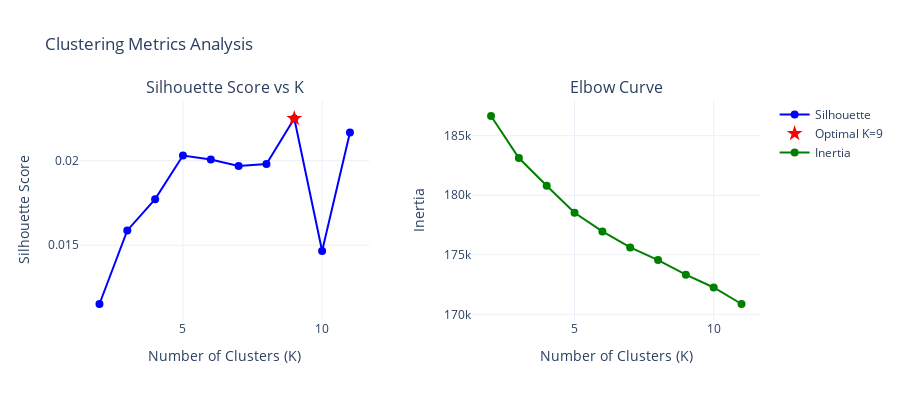

Source (notebook cell):
### Code cell
# Visualize clustering metrics
fig = make_subplots(
    rows=1, cols=2,
    subplot_titles=('Silhouette Score vs K', 'Elbow Curve'),
    horizontal_spacing=0.15
)

# Silhouette scores
fig.add_trace(
    go.Scatter(x=list(K_range), y=silhouette_scores, 
               mode='lines+markers', name='Silhouette',
               line=dict(color='blue', width=2),
               marker=dict(size=8)),
    row=1, col=1
)

# Mark optimal K
fig.add_trace(
    go.Scatter(x=[optimal_k], y=[silhouette_scores[optimal_idx]],
               mode='markers', name=f'Optimal K={optimal_k}',
               marker=dict(size=12, color='red', symbol='star')),
    row=1, col=1
)

# Elbow curve (inertia)
fig.add_trace(
    go.Scatter(x=list(K_range), y=inertias,
               mode='lines+markers', name='Inertia',
               line=dict(color='green', width=2),
               marker=dict(size=8)),
    row=1, col=2
)

fig.update_xaxes(title_text="Number of Clusters (K)", row=1, col=1)
fig.update_xaxes(title_text="Number of Clusters (K)", row=1, col=2)
fig.update_yaxes(title_text="Silhouette Score", row=1, col=1)
fig.update_yaxes(title_text="Inertia", row=1, col=2)

fig.update_layout(
    height=400,
    title_text="Clustering Metrics Analysis",
    showlegend=True,
    template='plotly_white'
)

fig.show()

### Figure 1 — Plotly figure (JSON) as saved in the notebook; plotly's stock layout.template omitted (floating-point values rounded to 4 significant figures)
{"data": [{"line": {"color": "blue", "width": 2}, "marker": {"size": 8}, "mode": "lines+markers", "name": "Silhouette", "type": "scatter", "x": [2, 3, 4, 5, 6, 7, 8, 9, 10, 11], "xaxis": "x", "y": [0.01152, 0.01588, 0.01773, 0.0203, 0.02007, 0.01969, 0.0198, 0.0225, 0.01466, 0.02167], "yaxis": "y"}, {"marker": {"color": "red", "size": 12, "symbol": "star"}, "mode": "markers", "name": "Optimal K=9", "type": "scatter", "x": [9], "xaxis": "x", "y": [0.0225], "yaxis": "y"}, {"line": {"color": "green", "width": 2}, "marker": {"size": 8}, "mode": "lines+markers", "name": "Inertia", "type": "scatter", "x": [2, 3, 4, 5, 6, 7, 8, 9, 10, 11], "xaxis": "x2", "y": [186700.0, 183100.0, 180800.0, 178500.0, 177000.0, 175600.0, 174600.0, 173300.0, 172300.0, 170900.0], "yaxis": "y2"}], "layout": {"annotations": [{"font": {"size": 16}, "showarrow": false, "text": "Silhouette Score vs K", "x": 0.2125, "xanchor": "center", "xref": "paper", "y": 1, "yanchor": "bottom", "yref": "paper"}, {"font": {"size": 16}, "showarrow": false, "text": "Elbow Curve", "x": 0.7875, "xanchor": "center", "xref": "paper", "y": 1, "yanchor": "bottom", "yref": "paper"}], "height": 400, "showlegend": true, "title": {"text": "Clustering Metrics Analysis"}, "xaxis": {"anchor": "y", "domain": [0, 0.425], "title": {"text": "Number of Clusters (K)"}}, "xaxis2": {"anchor": "y2", "domain": [0.575, 1], "title": {"text": "Number of Clusters (K)"}}, "yaxis": {"anchor": "x", "domain": [0, 1], "title": {"text": "Silhouette Score"}}, "yaxis2": {"anchor": "x2", "domain": [0, 1], "title": {"text": "Inertia"}}}}
